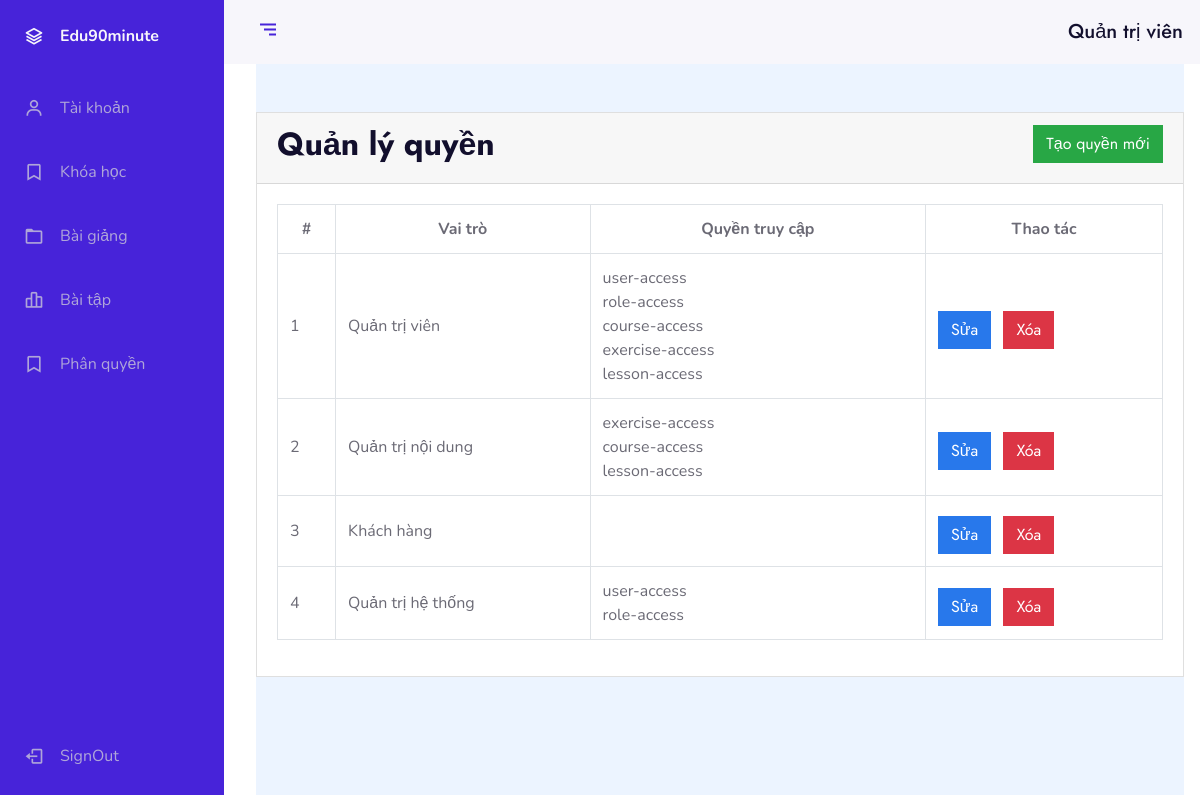
The app's page /?ctl=roles (signed in) with its own data.
### tables this page shows
CREATE TABLE `roles` (
  `id` int(11) NOT NULL,
  `name` varchar(255) NOT NULL
);

CREATE TABLE `permissions` (
  `id` int(11) NOT NULL,
  `name` varchar(255) NOT NULL
);

### Controllers/BaseController.php (called while the page is built, shortened)
<?php
class BaseController{
    protected function view($viewPath, array $data = []){
        include_once self::VIEWS_FOLDER_NAME . str_replace('.', '/', $viewPath) . '.php';
    }
}

### Controllers/Admin/AdminRolesController.php (called while the page is built, shortened)
<?php
    class AdminRolesController extends BaseController{
        protected $rolesModel;
        protected $data = [];
        public function __construct(){
            $this->rolesModel = new RolesModel;
            $this->data["roles"] = $this->rolesModel->all("roles", ['*']);
            $this->data['role_has_permission'] = $this->rolesModel->all('role_has_permission', ['*']);
            $this->data['permissions'] = $this->rolesModel->all('permissions', ['*']);
        }
        public function index(){
            $this->data["roles"] = $this->rolesModel->all("roles", ['*']);
            $this->data['role_has_permission'] = $this->rolesModel->all('role_has_permission', ['*']);
            $this->data['permissions'] = $this->rolesModel->all('permissions', ['*']);
            return $this->view('admin.roles.index', $this->data);
        }
    }

### Models/BaseModel.php (called while the page is built, shortened)
<?php
    class BaseModel extends Database
    {
        protected $connect;
        protected $table;
        protected $colums = ['*'];
        public function  __construct() {
            $this->connect = $this->connect();
        }
        public function all($table = '', $colums = [], $where = [], $start=0, $limit = null, $orderBy = []){
            if(!empty($colums)){
                $select = implode(',', $colums);
            }else $select = implode(',', $this->colums);
            $table = empty($table) ? $this->table : $table;
            $sql = "SELECT ${select} FROM $table";
            $sql = trim($sql ,'OR ');
            $query = $this->_query($sql);
            $data = [];
            while($row = mysqli_fetch_assoc($query)){
                $data[] = $row;
            }
            return $data;
        }
        public function _query($sql){
            return mysqli_query($this->connect, $sql);
        }
        public function getPermissionName(){
            $data = [];
            $permissions = [];
            $sql = "SELECT rl.id, rl.name, p.name as permission FROM roles as rl
                    INNER JOIN role_has_permission as rp ON rl.id = rp.roleId
                    INNER JOIN permissions as p ON rp.permissionId = p.id
                    ";
            $query = $this->_query($sql);
            while($row = mysqli_fetch_assoc($query)){
                $data[] = $row;
            }
            if(isset($_SESSION['role'])){
                foreach($data as $value){
                    if($_SESSION['role'] == $value['id']){
                        $permissions[] = trim($value['permission']);
                    }
                }
            }
            return $permissions;
        }
    }

### Core/Database.php (called while the page is built, shortened)
<?php
    class Database
    {
        public function  connect(){
            $connect = mysqli_connect(self::DB_HOST, self::DB_USER, self::DB_PASSWORD, self::DB_NAME);
            mysqli_set_charset($connect, 'utf8');
            if(mysqli_connect_errno() === 0){
                return $connect;
            }
            return false;
        }
    }

### Views/admin/roles/index.php (the view, shortened to what this page needs)
<div class="card">
    <div class="card-header boder-0">
        <div class="float-left">
            <h2>Quản lý quyền</h2>
        </div>
        <div class="float-right">
            <a href="./?ctl=roles&act=create<?php echo isset($_GET['page']) ? "&page=".$_GET['page']:""; ?>" class="btn btn-success">Tạo quyền mới</a>
        </div>
    </div>
    <div class="card-body">
        <div class="table-responsive">
             <table class="table table-bordered table-hover">
                <tr class="badge-default">
                    <th class="text-center">#</th>
                    <th class="text-center" style="min-width: 150px;">Vai trò</th>
                    <th class="text-center" style="min-width: 200px;">Quyền truy cập</th>
                    <th class="text-center">Thao tác</th>
                </tr>
                <?php
                    if(isset($roles)){
                        $i = 1;
                        foreach($roles as $role){
                ?>
                    <tr>
                        <td class="align-middle"> <?php echo $i++; ?> </td>
                        <td class="align-middle"> <?php echo $role['name']; ?> </td>
                        <td class="align-middle">
                            <?php
                                foreach($role_has_permission as $value){
                                    if($role['id'] == $value['roleId']){
                                        foreach($permissions as $permission){
                                            if($permission['id'] == $value['permissionId']){
                                                echo $permission['name'] . "<br>";
                                            } else continue;
                                        }
                                    } else continue;
                                }
                            ?>
                        </td>
                        <td class="align-middle">
                            <a href="./?ctl=roles&act=edit&id=<?php echo $role['id']; echo isset($_GET['page']) ? "&page=".$_GET['page']:""; ?>" class="btn btn-primary mr-2 mt-2">Sửa</a>
                            <form action="./?ctl=roles&act=destroy&id=<?php echo $role['id'];?>" method="POST"
                            onsubmit="return confirmDelete('<?php echo 'Bạn có chắc muốn xóa quyền `' .  $role['name'] . '` không?'; ?>')"
                            class="d-inline-block">
                                <input  type="submit" name="submit" value="Xóa" class="btn btn-danger mt-2">
                            </form>
                        </td>
                    </tr>
                <?php }} ?>
            </div>
    </div>
</div>

### css/adminStyle.css (style rules this page uses)
:root { --header-height: 3rem; --nav-width: 68px; --first-color: #4723D9; --first-color-light: #AFA5D9; --white-color: #F7F6FB; --body-font: 'Nunito', sans-serif; --normal-font-size: 1rem; --z-fixed: 100 }
body { position: relative; margin: var(--header-height) 0 0 0; padding: 0 1rem; font-family: var(--body-font); font-size: var(--normal-font-size); transition: .5s }
a { text-decoration: none }
.body-pd { padding-left: calc(var(--nav-width) + 1rem) }
@media screen and (min-width: 768px) { body { margin: calc(var(--header-height) + 1rem) 0 0 0; padding-left: calc(var(--nav-width) + 2rem) } }
@media screen and (min-width: 768px) { .body-pd { padding-left: calc(var(--nav-width) + 188px) } }

### records on screen
roles: name "Quản trị viên"
permissions: name "user-access"
permissions: name "role-access"
permissions: name "course-access"
permissions: name "exercise-access"
permissions: name "lesson-access"
roles: name "Quản trị nội dung"
roles: name "Khách hàng"
roles: name "Quản trị hệ thống"

### other values on screen
$_SESSION['name'] "Quản trị viên"
